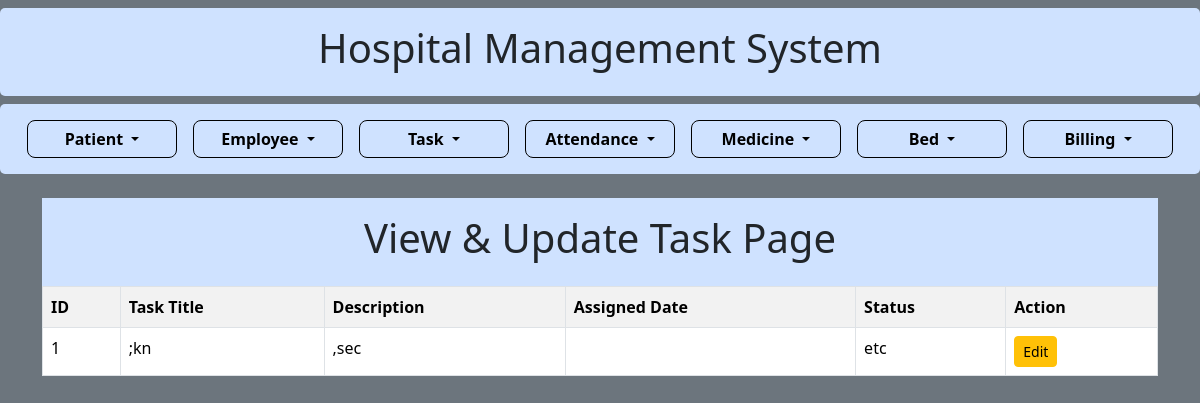
/view_update_task, run on an earlier commit of the app's database.
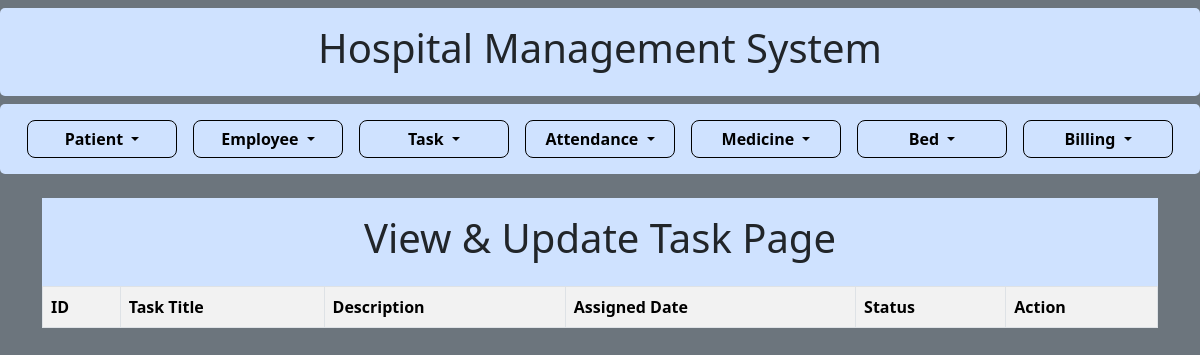
And on a later commit of the database.
### models/models_task.py (models this page shows)
class Task(db.Model):
    id = db.Column(db.Integer, primary_key=True)
    task_title = db.Column(db.String(100))
    description = db.Column(db.String(200))
    assigned_date = db.Column(db.String(20))
    status = db.Column(db.String(50))

### routes/routes_task.py (the view)
@task_bp.route('/view_update_task')
def view_update_task():
    return render_template("view_update_task.html", tasks=Task.query.all())

### templates/view_update_task.html
{% extends "base.html" %}
{% block content %}
<div class="container-fluid mt-2 p-3 bg-primary-subtle text-dark">
    <h1 class="text-center">View & Update Task Page</h1>
</div>
<table class="table table-bordered table-striped">
    <tr>
        <th>ID</th>
        <th>Task Title</th>
        <th>Description</th>
        <th>Assigned Date</th>
        <th>Status</th>
        <th>Action</th>
    </tr>
    {% for task in tasks %}
    <tr>
        <td>{{ task.id }}</td>
        <td>{{ task.task_title }}</td>
        <td>{{ task.description }}</td>
        <td>{{ task.assigned_date }}</td>
        <td>{{ task.status }}</td>
        <td>
            <a href="{{ url_for('task.edit_task', id=task.id) }}" class="btn btn-warning btn-sm">Edit</a>
        </td>
    </tr>
    {% endfor %}
</table>
{% endblock %}

### templates/base.html (shortened to what this page needs)
<!DOCTYPE html>
<html lang="en">
<head>
    <link href="https://cdn.jsdelivr.net/npm/bootstrap@5.3.8/dist/css/bootstrap.min.css" rel="stylesheet">
</head>
<body>
    <div class="container-fluid mt-2 p-3 header-box text-dark">
        <h1 class="text-center">Hospital Management System</h1>
    </div>
    <div class="container-fluid mt-2 p-3 nav-box text-dark d-flex gap-3 flex-wrap justify-content-center">
        <div class="dropdown">
            <button class="btn dropdown-toggle" data-bs-toggle="dropdown">
                Patient
            </button>
        </div>
        <div class="dropdown">
            <button class="btn dropdown-toggle" data-bs-toggle="dropdown">
                Employee
            </button>
        </div>
        <div class="dropdown">
            <button class="btn dropdown-toggle" data-bs-toggle="dropdown">
                Task
            </button>
        </div>
        <div class="dropdown">
            <button class="btn dropdown-toggle" data-bs-toggle="dropdown">
                Attendance
            </button>
        </div>
        <div class="dropdown">
            <button class="btn dropdown-toggle" data-bs-toggle="dropdown">
                Medicine
            </button>
        </div>
        <div class="dropdown">
            <button class="btn dropdown-toggle" data-bs-toggle="dropdown">
                Bed
            </button>
        </div>
        <div class="dropdown">
            <button class="btn dropdown-toggle" data-bs-toggle="dropdown">
                Billing
            </button>
        </div>
    </div>
    <div class="container mt-4">
    {% block content %}
    {% endblock %}
</div>
</body>
</html>

### templates/base.html (style rules this page uses)
body { background-color: #6c757d; }
.header-box { background-color: #cfe2ff; border-radius: 5px; }
.nav-box { background-color: #cfe2ff; border-radius: 5px; }
.dropdown button { font-weight: bold; border-radius: 8px; background-color: #cfe2ff; border: 1px solid #000; color: #000; min-width: 150px; }

What changed in the data, as far as the page shows it:
removed Task: id "1", task_title ";kn", description ",sec", status "etc"
